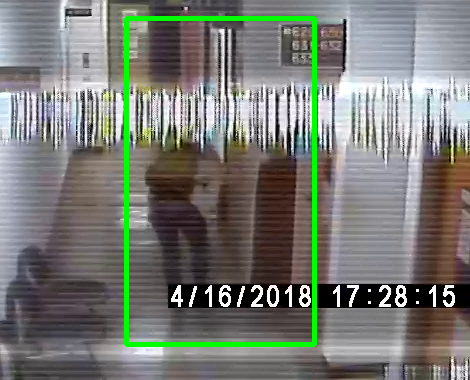
#> input picture OpencvDetect/false (119).png, 470 x 380 px
$ python -i opencv.py   (imports and definitions only)   (Python 2 division)   (older library calls are emulated)
#> lines starting #> are read from the running program, lines starting #| are printed output that depends on the picture; after the words box and inside, x2 and y2 are one past the last pixel; in counts of white or black regions, pixels touching at a corner belong together
#> further down, picture is the input picture: shape (380, 470, 3); mean B, G, R 116.4, 122.6, 120
#-*- coding: utf-8 -*-
import cv2

import time
import sys,string
import multiprocessing

import msvcrt
import numpy as np
import pdb
#Low=0
# 当调节滑块时，调用这个函数。这个没有使用到
def do_nothing(x):
    pass

#cv2.namedWindow('image') #開啟設定窗口

# 创建滑块,注册回调函数
# [8 lines not run here, left out]
def PointTakeing(frame):#分離三點
	HSVColor  =  cv2.cvtColor (frame,cv2.COLOR_BGR2HSV)#轉換RGB變成HSV圖像
#> HSVColor: shape (380, 470, 3); mean H, S, V 83.1, 41, 131.5
	#----A點
	HSVlower = np.array([2,0,0])#低彩度設置[h,s,v]
	HSVupper = np.array([32,255,255])#高彩度設置[h,s,v]
	mask = cv2.inRange(HSVColor, HSVlower, HSVupper)#取出特徵值
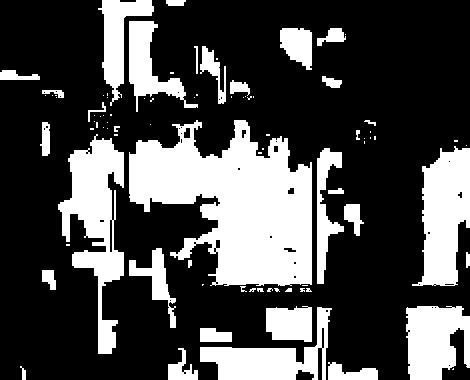
#> mask: shape (380, 470); 29.3% white; 86 white regions (50 under 20 px), largest, box (x1, y1, x2, y2) and area: (129, 120, 312, 286) 18846, (58, 134, 124, 354) 6336, (412, 146, 470, 286) 5300
	ret,threshA=cv2.threshold(mask,0,255,cv2.THRESH_BINARY_INV)#二值化影像
#> threshA: shape (380, 470); 70.7% white; 86 black regions (50 under 20 px)
	image,contours,hierarchy = cv2.findContours(threshA,cv2.RETR_LIST,cv2.CHAIN_APPROX_SIMPLE)
#> contours = 137 contours, 98 with area under 20; largest, box (x1, y1, x2, y2) and area: (0, 0, 470, 380) 159542, (128, 119, 313, 287) 19617, (57, 135, 125, 355) 6705, (128, 20, 187, 113) 2350, (316, 147, 345, 285) 1786
	cnt=contours[0]
#> cnt = contour of 16 points, box (x1, y1, x2, y2) (296, 370, 314, 380), area 111
	cv2.drawContours(frame,cnt,0,(0,0,255),4) #繪製點在球上
#> frame: shape (380, 470, 3); 0.01% of pixels changed, all inside (x1, y1, x2, y2) = (296, 368, 301, 373)
	font_1_X=cnt[0,0,0]#從座標陣列cnt提取出X來給顯示點1上的數字座標
#> font_1_X = 298
	font_1_Y=cnt[0,0,1]#從座標陣列cnt提取出Y來給顯示點1上的數字座標
#> font_1_Y = 370
	str_Point_1='C.('+str(font_1_X)+','+str(font_1_Y)+')'
#> str_Point_1 = 'C.(298,370)'
	cv2.putText(frame, str_Point_1 ,(font_1_X,font_1_Y), 0 , 0.5 , ( 0 , 0 , 255 ), 1 )
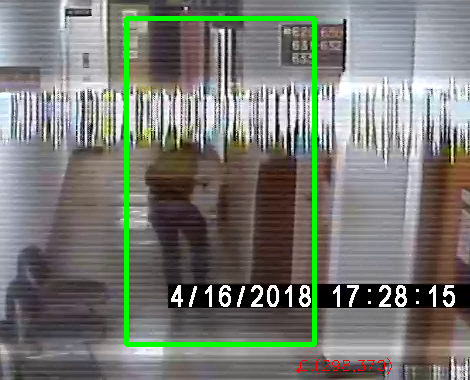
#> frame: shape (380, 470, 3); mean B, G, R 116.3, 122.4, 120.2
	#----A點

	#----B點
	HSVlower = np.array([44,0,0])#低彩度設置[h,s,v]
	HSVupper = np.array([56,255,255])#高彩度設置[h,s,v]
	mask = cv2.inRange(HSVColor, HSVlower, HSVupper)#取出特徵值
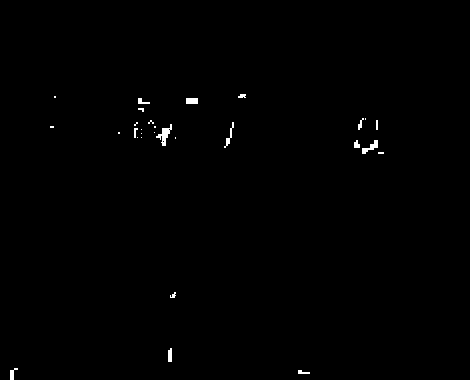
#> mask: shape (380, 470); 0.43% white; 29 white regions (15 under 20 px), largest, box (x1, y1, x2, y2) and area: (156, 124, 172, 146) 135, (362, 140, 378, 154) 92, (186, 98, 198, 104) 72
	ret,threshB=cv2.threshold(mask,0,255,cv2.THRESH_BINARY_INV)#二值化影像
#> threshB: shape (380, 470); 99.6% white; 29 black regions (15 under 20 px)
	image,contours,hierarchy = cv2.findContours(threshB,cv2.RETR_LIST,cv2.CHAIN_APPROX_SIMPLE)
#> contours = 38 contours, 22 with area under 20; largest, box (x1, y1, x2, y2) and area: (0, 0, 470, 380) 177702, (155, 123, 173, 147) 174, (361, 139, 379, 155) 118, (185, 97, 199, 105) 89, (167, 347, 173, 363) 68
	cnt=contours[0]
#> cnt = contour of 11 points, box (x1, y1, x2, y2) (297, 369, 311, 375), area 46
	cv2.drawContours(frame,cnt,0,(0,0,255),4) #繪製點在球上
#> frame: shape (380, 470, 3); under 0.01% of pixels changed, all inside (x1, y1, x2, y2) = (295, 368, 298, 373)
	font_2_X=cnt[0,0,0]#從座標陣列cnt1提取出X來給顯示點2上的數字座標
#> font_2_X = 297
	font_2_Y=cnt[0,0,1]#從座標陣列cnt1提取出Y來給顯示點2上的數字座標
#> font_2_Y = 370
	str_Point_2='B.('+str(font_2_X)+','+str(font_2_Y)+')'
#> str_Point_2 = 'B.(297,370)'
	cv2.putText(frame, str_Point_2 ,(font_2_X,font_2_Y), 0 , 0.5 , ( 0 , 0 , 255 ), 1 )
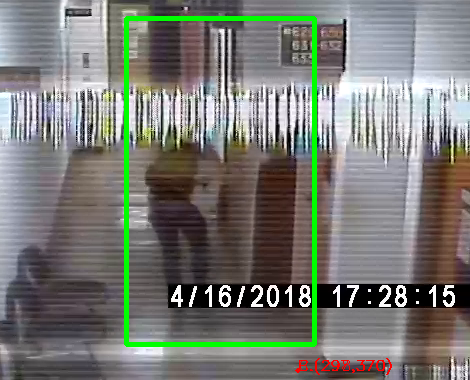
#> frame: shape (380, 470, 3); mean B, G, R 116.2, 122.4, 120.4
	#----B點

	#----C點
	HSVlower = np.array([89,0,0])#低彩度設置[h,s,v]
	HSVupper = np.array([164,255,255])#高彩度設置[h,s,v]
	mask = cv2.inRange(HSVColor, HSVlower, HSVupper)#取出特徵值
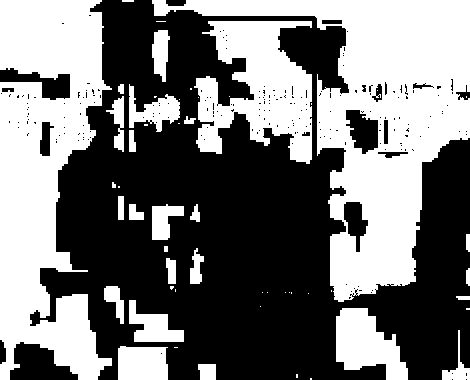
#> mask: shape (380, 470); 46.2% white; 53 white regions (26 under 20 px), largest, box (x1, y1, x2, y2) and area: (152, 0, 470, 302) 33131, (0, 0, 112, 380) 27612, (194, 21, 312, 164) 10115
	ret,threshC=cv2.threshold(mask,0,255,cv2.THRESH_BINARY_INV)#二值化影像
#> threshC: shape (380, 470); 53.8% white; 53 black regions (26 under 20 px)
	image,contours,hierarchy = cv2.findContours(threshC,cv2.RETR_LIST,cv2.CHAIN_APPROX_SIMPLE)
#> contours = 265 contours, 231 with area under 20; largest, box (x1, y1, x2, y2) and area: (30, 0, 470, 380) 104883, (193, 20, 313, 165) 10745, (10, 342, 78, 380) 1563, (128, 299, 185, 343) 1332, (128, 83, 181, 133) 1267
	cnt=contours[0]
#> cnt = [[466, 379]]
	cv2.drawContours(frame,cnt,0,(0,0,255),4) #繪製點在球上
#> frame: shape (380, 470, 3); 0.01% of pixels changed, all inside (x1, y1, x2, y2) = (464, 377, 469, 380)
	font_3_X=cnt[0,0,0]#從座標陣列cnt2提取出X來給顯示點3上的數字座標
#> font_3_X = 466
	font_3_Y=cnt[0,0,1]#從座標陣列cnt2提取出Y來給顯示點3上的數字座標
#> font_3_Y = 379
	str_Point_3='A.('+str(font_3_X)+','+str(font_3_Y)+')'
#> str_Point_3 = 'A.(466,379)'
	cv2.putText(frame, str_Point_3 ,(font_3_X,font_3_Y), 0 , 0.5 , ( 0 , 0 , 255 ), 1 )
#> frame: shape (380, 470, 3); mean B, G, R 116.2, 122.3, 120.4
	return font_1_X,font_1_Y,font_2_X,font_2_Y,font_3_X,font_3_Y,
	#----C點
	pass
# [211 lines left out: functions Liner, detailTxt, run_thread, run_thread2, not called in this run]


# [12 lines not run here, left out]

	#detailTxt()

>>> import cv2
>>> picture = cv2.imread('false (119).png')
>>> result = PointTakeing(picture)
#> result = (298, 370, 297, 370, 466, 379)
